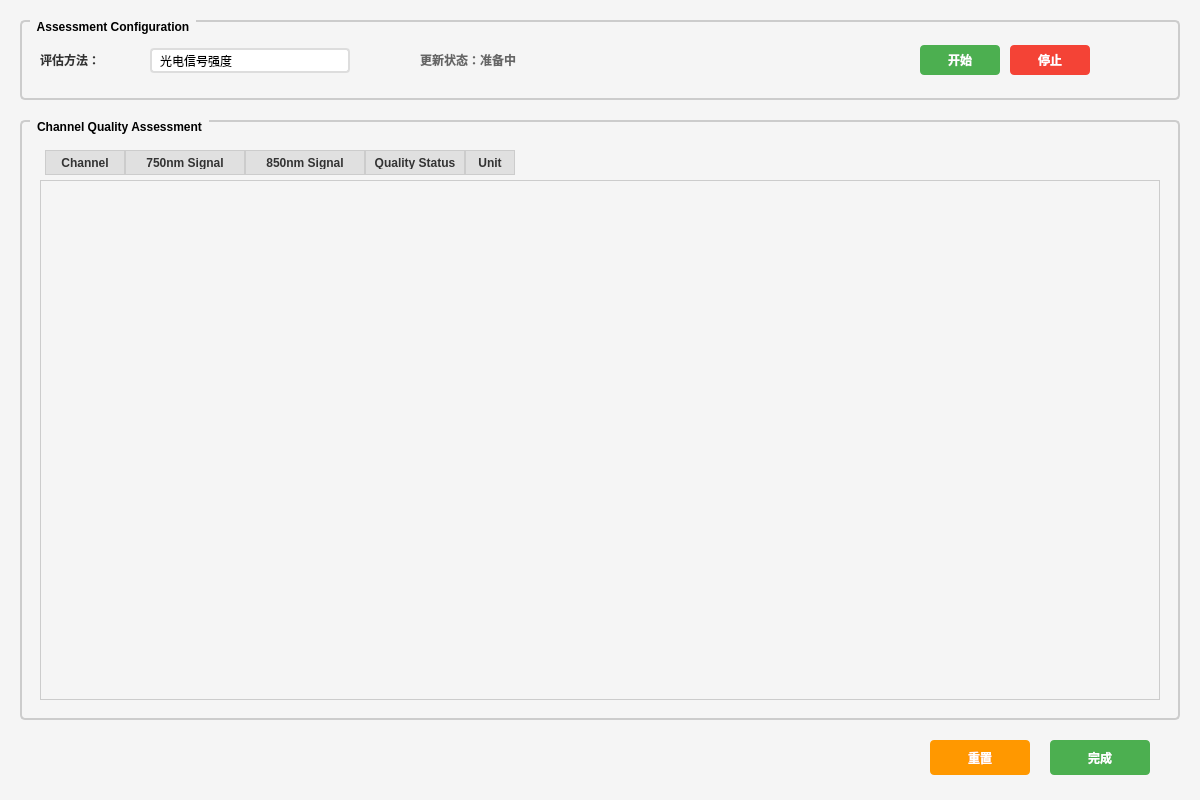
<?xml version="1.0" encoding="UTF-8"?>
<ui version="4.0">
 <class>Form</class>
 <widget class="QWidget" name="Form">
  <property name="geometry">
   <rect>
    <x>0</x>
    <y>0</y>
    <width>1200</width>
    <height>800</height>
   </rect>
  </property>
  <property name="windowTitle">
   <string>fNIRS Channel Quality Assessment</string>
  </property>
  <property name="styleSheet">
   <string>QWidget {
    background-color: #f5f5f5;
    font-family: Arial, sans-serif;
}

QLabel {
    color: #333;
    font-weight: bold;
}

QComboBox {
    background-color: white;
    border: 2px solid #ddd;
    border-radius: 4px;
    padding: 2px 8px;
}

QComboBox::drop-down {
    border: none;
}

QComboBox::down-arrow {
    image: url(down_arrow.png);
    width: 12px;
    height: 12px;
}

QPushButton {
    background-color: #4CAF50;
    color: white;
    border: none;
    border-radius: 4px;
    padding: 8px 16px;
    font-weight: bold;
}

QPushButton:hover {
    background-color: #45a049;
}

QPushButton:pressed {
    background-color: #3d8b40;
}

QLineEdit {
    background-color: white;
    border: 1px solid #ddd;
    border-radius: 3px;
    padding: 2px 5px;
    font-family: monospace;
}

QGroupBox {
    font-weight: bold;
    border: 2px solid #cccccc;
    border-radius: 5px;
    margin-top: 1ex;
    padding-top: 10px;
}

QGroupBox::title {
    subcontrol-origin: margin;
    left: 10px;
    padding: 0 5px 0 5px;
}</string>
  </property>
  
  <!-- Header Section -->
  <widget class="QGroupBox" name="headerGroup">
   <property name="geometry">
    <rect>
     <x>20</x>
     <y>20</y>
     <width>1160</width>
     <height>80</height>
    </rect>
   </property>
   <property name="title">
    <string>Assessment Configuration</string>
   </property>
   
   <widget class="QLabel" name="methodLabel">
    <property name="geometry">
     <rect>
      <x>20</x>
      <y>30</y>
      <width>100</width>
      <height>20</height>
     </rect>
    </property>
    <property name="text">
     <string>评估方法：</string>
    </property>
   </widget>
   
   <widget class="QComboBox" name="methodComboBox">
    <property name="geometry">
     <rect>
      <x>130</x>
      <y>28</y>
      <width>200</width>
      <height>25</height>
     </rect>
    </property>
    <item>
     <property name="text">
      <string>光电信号强度</string>
     </property>
    </item>
    <item>
     <property name="text">
      <string>头皮耦合指数(SCI)</string>
     </property>
    </item>
   </widget>
   
   <widget class="QLabel" name="statusLabel">
    <property name="geometry">
     <rect>
      <x>400</x>
      <y>30</y>
      <width>120</width>
      <height>20</height>
     </rect>
    </property>
    <property name="text">
     <string>更新状态：准备中</string>
    </property>
    <property name="styleSheet">
     <string>color: #666;</string>
    </property>
   </widget>
   
   <widget class="QPushButton" name="startButton">
    <property name="geometry">
     <rect>
      <x>900</x>
      <y>25</y>
      <width>80</width>
      <height>30</height>
     </rect>
    </property>
    <property name="text">
     <string>开始</string>
    </property>
   </widget>
   
   <widget class="QPushButton" name="stopButton">
    <property name="geometry">
     <rect>
      <x>990</x>
      <y>25</y>
      <width>80</width>
      <height>30</height>
     </rect>
    </property>
    <property name="text">
     <string>停止</string>
    </property>
    <property name="styleSheet">
     <string>background-color: #f44336;</string>
    </property>
   </widget>
  </widget>
  
  <!-- Channel Quality Display Section -->
  <widget class="QGroupBox" name="channelGroup">
   <property name="geometry">
    <rect>
     <x>20</x>
     <y>120</y>
     <width>1160</width>
     <height>600</height>
    </rect>
   </property>
   <property name="title">
    <string>Channel Quality Assessment</string>
   </property>
   
   <!-- Column Headers -->
   <widget class="QLabel" name="channelHeaderLabel">
    <property name="geometry">
     <rect>
      <x>25</x>
      <y>30</y>
      <width>80</width>
      <height>25</height>
     </rect>
    </property>
    <property name="text">
     <string>Channel</string>
    </property>
    <property name="styleSheet">
     <string>background-color: #e0e0e0; border: 1px solid #ccc; padding: 5px;</string>
    </property>
    <property name="alignment">
     <set>Qt::AlignCenter</set>
    </property>
   </widget>
   
   <widget class="QLabel" name="nm750HeaderLabel">
    <property name="geometry">
     <rect>
      <x>105</x>
      <y>30</y>
      <width>120</width>
      <height>25</height>
     </rect>
    </property>
    <property name="text">
     <string>750nm Signal</string>
    </property>
    <property name="styleSheet">
     <string>background-color: #e0e0e0; border: 1px solid #ccc; padding: 5px;</string>
    </property>
    <property name="alignment">
     <set>Qt::AlignCenter</set>
    </property>
   </widget>
   
   <widget class="QLabel" name="nm850HeaderLabel">
    <property name="geometry">
     <rect>
      <x>225</x>
      <y>30</y>
      <width>120</width>
      <height>25</height>
     </rect>
    </property>
    <property name="text">
     <string>850nm Signal</string>
    </property>
    <property name="styleSheet">
     <string>background-color: #e0e0e0; border: 1px solid #ccc; padding: 5px;</string>
    </property>
    <property name="alignment">
     <set>Qt::AlignCenter</set>
    </property>
   </widget>
   
   <widget class="QLabel" name="qualityHeaderLabel">
    <property name="geometry">
     <rect>
      <x>345</x>
      <y>30</y>
      <width>100</width>
      <height>25</height>
     </rect>
    </property>
    <property name="text">
     <string>Quality Status</string>
    </property>
    <property name="styleSheet">
     <string>background-color: #e0e0e0; border: 1px solid #ccc; padding: 5px;</string>
    </property>
    <property name="alignment">
     <set>Qt::AlignCenter</set>
    </property>
   </widget>
   
   <widget class="QLabel" name="unitLabel">
    <property name="geometry">
     <rect>
      <x>445</x>
      <y>30</y>
      <width>50</width>
      <height>25</height>
     </rect>
    </property>
    <property name="text">
     <string>Unit</string>
    </property>
    <property name="styleSheet">
     <string>background-color: #e0e0e0; border: 1px solid #ccc; padding: 5px;</string>
    </property>
    <property name="alignment">
     <set>Qt::AlignCenter</set>
    </property>
   </widget>
   
   <!-- Scrollable area for channel data -->
   <widget class="QScrollArea" name="channelScrollArea">
    <property name="geometry">
     <rect>
      <x>20</x>
      <y>60</y>
      <width>1120</width>
      <height>520</height>
     </rect>
    </property>
    <property name="widgetResizable">
     <bool>true</bool>
    </property>
    <property name="styleSheet">
     <string>QScrollArea {
      border: 1px solid #ccc;
      background-color: white;
     }</string>
    </property>
    <widget class="QWidget" name="scrollAreaWidgetContents">
     <property name="geometry">
      <rect>
       <x>0</x>
       <y>0</y>
       <width>1118</width>
       <height>518</height>
      </rect>
     </property>
    </widget>
   </widget>
  </widget>
  
  <!-- Control Buttons -->
  <widget class="QPushButton" name="completeButton">
   <property name="geometry">
    <rect>
     <x>1050</x>
     <y>740</y>
     <width>100</width>
     <height>35</height>
    </rect>
   </property>
   <property name="text">
    <string>完成</string>
   </property>
  </widget>
  
  <widget class="QPushButton" name="resetButton">
   <property name="geometry">
    <rect>
     <x>930</x>
     <y>740</y>
     <width>100</width>
     <height>35</height>
    </rect>
   </property>
   <property name="text">
    <string>重置</string>
   </property>
   <property name="styleSheet">
    <string>background-color: #ff9800;</string>
   </property>
  </widget>
 </widget>
 <resources/>
 <connections/>
</ui>
